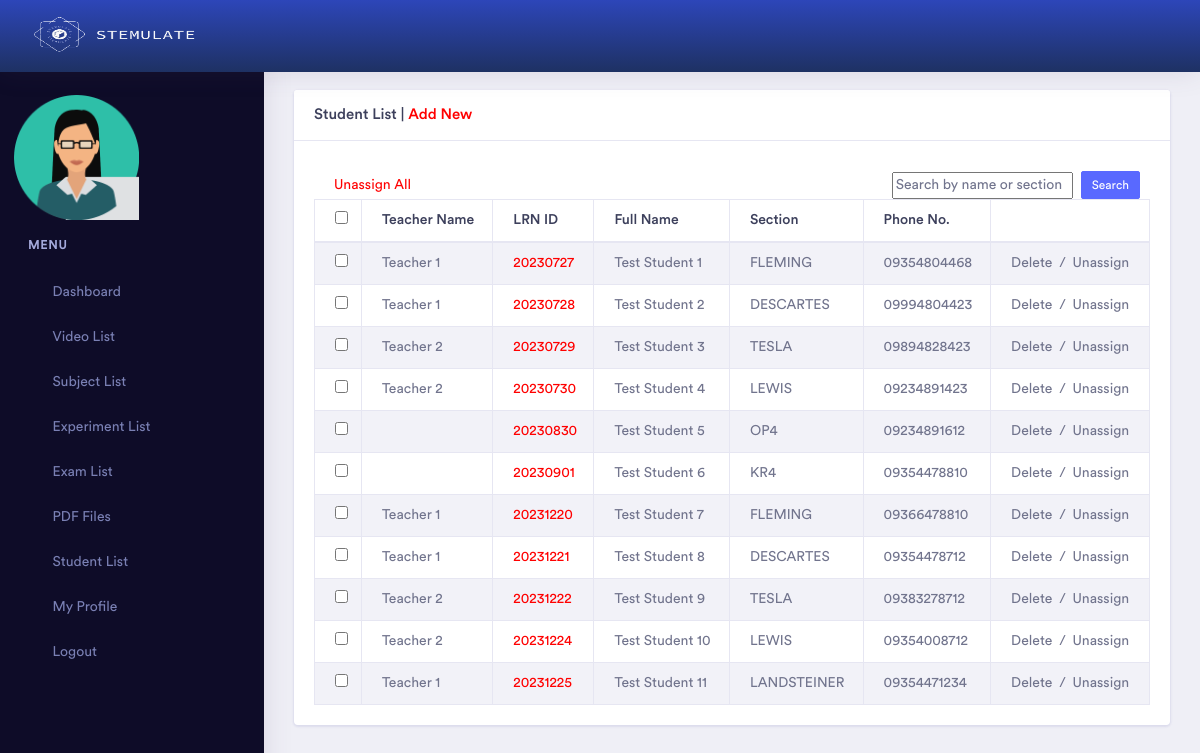
Screenshot of /admin/sa_student_list.php (signed in) with the database file from the repository.
### tables this page shows
CREATE TABLE `student` (
  `id` int(11) NOT NULL,
  `studentid` varchar(255) NOT NULL,
  `name` varchar(255) NOT NULL,
  `dept` varchar(255) NOT NULL,
  `phoneno` varchar(100) NOT NULL,
  `email` varchar(255) NOT NULL,
  `pass` varchar(255) NOT NULL,
  `address` varchar(255) NOT NULL,
  `status` int(11) NOT NULL,
  `designation` int(11) NOT NULL,
  `image` blob DEFAULT NULL,
  `conPerson` varchar(255) DEFAULT NULL,
  `conNumber` varchar(255) DEFAULT NULL,
  `conAddress` varchar(255) DEFAULT NULL,
  `conRelationship` varchar(255) DEFAULT NULL
);

### admin/sa_student_list.php (the view, shortened to what this page needs)
<?php
    if ($_SESSION['p'] != "") {
?>
<!doctype html>
<html lang="en">
<head>
    <?php include 'head.php'; ?>
</head>
<body>
    <div class="dashboard-main-wrapper">
         <div class="dashboard-header">
            <?php include 'header.php';  ?>
        </div>
       <div class="nav-left-sidebar sidebar-dark">
            <?php include 'left_menu.php'; ?>
        </div>
        <div class="dashboard-wrapper">
            <div class="container-fluid  dashboard-content">
                <div class="row">
                    <div class="col-xl-12 col-lg-12 col-md-12 col-sm-12 col-12">
                        <div class="card">
                            <h5 class="card-header">Student List | <a href="student_add.php" style="color:red;">Add New</a></h5>
                            <span style="padding-left:20px; padding-top:10px;">
                            </span>
                            <div class="card-body">
                                <div class="table-responsive">
                                        <div class="row">
                                            <div class="col-md-6 d-flex align-items-center">
                                                <a href="" style="color:red; padding-left:20px;" id="assignAllButton">Unassign All</a>
                                            </div>
                                            <div class="col-md-6 d-flex align-items-center justify-content-end" style="padding-right: 25px;">
                                                <input type="text" id="searchBox" placeholder="Search by name or section">
                                                <button id="searchButton" class="btn btn-primary btn-xs ml-2">Search</button>
                                            </div>
                                        </div>
                                    <table class="table table-striped table-bordered">
                                        <thead>
                                            <tr>
                                                <th><input type="checkbox" id="selectAll"></th>
                                                <th>Teacher Name</th>
                                                <th>LRN ID</th>
                                                <th>Full Name</th>
                                                <th>Section</th>
                                                <th>Phone No.</th>
                                                <th>&nbsp;</th>
                                            </tr>
                                        </thead>
                                        <tbody id="tableBody">
                                            <tr>
                                                <?php
                                                    include 'db.php';
                                                    $query = mysqli_query($link, "select * from student where status = '1'");
                                                    while($data = mysqli_fetch_array($query)) {
                                                ?>
                                                <td><input type="checkbox" class="checkBox" style="padding-left: 10px;" value="<?php echo $data['id']; ?>"></td>
                                                 <td>
                                                 <?php
                                                        $query2 = mysqli_query($link, "select * from admin where status = '1' and id  = '$data[designation]' ");
                                                        while($data2 = mysqli_fetch_array($query2)) {
                                                            echo $data2['name'];
                                                        }
                                                    ?>
                                                </td>
                                                <td style="cursor:pointer; color:red;" onclick="redirectToStudentRecordPage(<?php echo $data['id']; ?>)"><?php echo $data['studentid']; ?></td>
                                                <td><?php echo $data['name']; ?></td>
                                                <td><?php echo $data['dept']; ?></td>
                                                <td><?php echo $data['phoneno']; ?></td>
                                                <td>
                                                    <a href="?id=<?php echo $data['id']; ?>" onclick="return confirm('Delete Confirm?');">Delete</a>
                                                    &nbsp;/&nbsp;
                                                    <a class="assignButton" href="#" data-studentid="<?php echo $data['id']; ?>" onclick="unassignStudent(this); return false;">Unassign</a>
                                                </td>
                                            </tr>
                                            <?php } ?>
                                        </tbody>
                                    </table>
                                </div>
                            </div>
                        </div>
                    </div>
                </div>
            </div>
        </div>
    </div>
</body>
</html>
<?php
} else {
    echo "<script>";
    echo "self.location='index.php?msg=<font color=red>Please Login First.</font>';";
    echo "</script>";
}
?>

### rows the page displays
student: studentid "20230727", name "Test Student 1", dept "FLEMING", phoneno "09354804468"
student: studentid "20230728", name "Test Student 2", dept "DESCARTES", phoneno "09994804423"
student: studentid "20230729", name "Test Student 3", dept "TESLA", phoneno "09894828423"
student: studentid "20230730", name "Test Student 4", dept "LEWIS", phoneno "09234891423"
student: studentid "20230830", name "Test Student 5", dept "OP4", phoneno "09234891612"
student: studentid "20230901", name "Test Student 6", dept "KR4", phoneno "09354478810"
student: studentid "20231220", name "Test Student 7", dept "FLEMING", phoneno "09366478810"
student: studentid "20231221", name "Test Student 8", dept "DESCARTES", phoneno "09354478712"
student: studentid "20231222", name "Test Student 9", dept "TESLA", phoneno "09383278712"
student: studentid "20231224", name "Test Student 10", dept "LEWIS", phoneno "09354008712"
student: studentid "20231225", name "Test Student 11", dept "LANDSTEINER", phoneno "09354471234"

### other values shown
$data2['name'] "Teacher 1"
$data2['name'] "Teacher 2"
